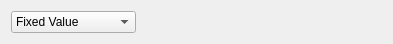
<?xml version="1.0" encoding="UTF-8"?>
<ui version="4.0">
 <class>Form</class>
 <widget class="QWidget" name="Form">
  <property name="geometry">
   <rect>
    <x>0</x>
    <y>0</y>
    <width>393</width>
    <height>40</height>
   </rect>
  </property>
  <property name="windowTitle">
   <string>Form</string>
  </property>
  <layout class="QGridLayout" name="gridLayout_2">
   <item row="0" column="0">
    <layout class="QGridLayout" name="gridLayout">
     <item row="0" column="0">
      <widget class="QComboBox" name="cb_refMthod">
       <property name="maximumSize">
        <size>
         <width>125</width>
         <height>16777215</height>
        </size>
       </property>
       <item>
        <property name="text">
         <string>Fixed Value</string>
        </property>
       </item>
       <item>
        <property name="text">
         <string>DataList</string>
        </property>
       </item>
       <item>
        <property name="text">
         <string>SQL</string>
        </property>
       </item>
       <item>
        <property name="text">
         <string>Excel</string>
        </property>
       </item>
      </widget>
     </item>
     <item row="0" column="1">
      <widget class="QLabel" name="lbl_ref">
       <property name="text">
        <string/>
       </property>
      </widget>
     </item>
    </layout>
   </item>
  </layout>
 </widget>
 <resources>
  <include location="icon/res.qrc"/>
 </resources>
 <connections/>
</ui>
